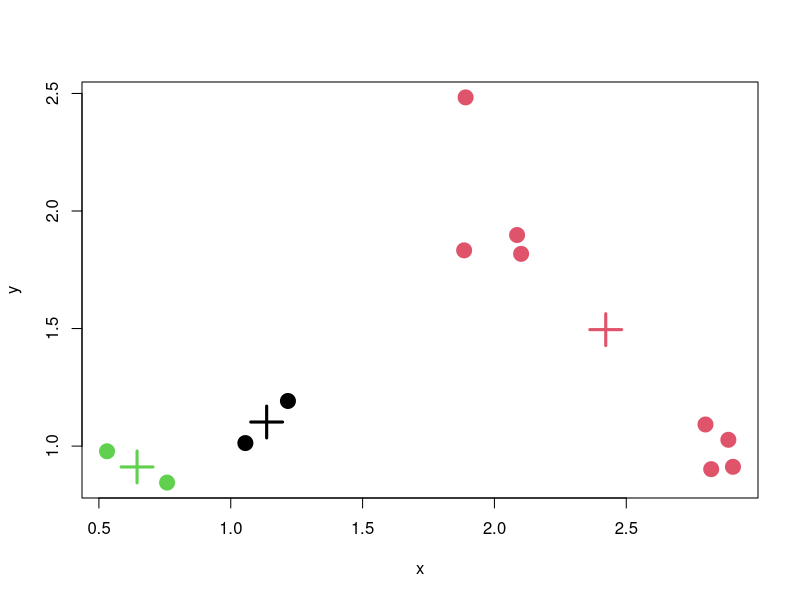
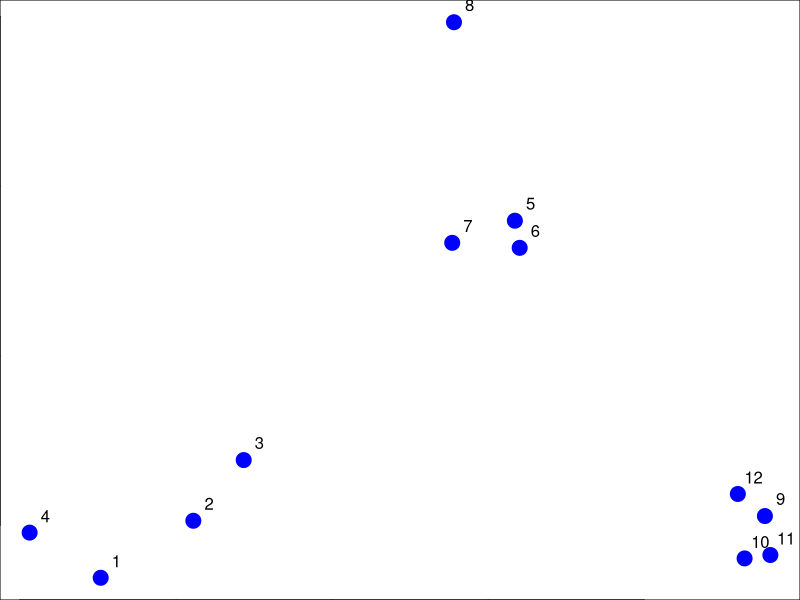

The R source for these figures, in order:
setwd("C:/Users/sbhowmi/Desktop/Self Learning/Exploratory Data Analyis/Course_Directory/Week3")

set.seed(1234); 


## List of Devices - considered in reverse order
png(file = "KMeansClustering_Cluster.png")
png(file = "KMeansClustering_Data.png")


par(mar=c(0,0,0,0))


x <- rnorm(12,mean=rep(1:3,each=4),sd=0.2)
y <- rnorm(12,mean=rep(c(1,2,1),each=4),sd=0.2)

dev.cur()
plot(x,y,col="blue",pch=19,cex=2)
text(x+0.05,y+0.05,labels=as.character(1:12))


dataFrame = data.frame(x,y)
kmeansobj <- kmeans(dataFrame, centers = 3)
names(kmeansobj)
kmeansobj$cluster


par(mar=rep(0.2,4))

dev.set(dev.next())
plot(x,y,col=kmeansobj$cluster,pch=19,cex=2)
points(kmeansobj$centers,col=1:3,pch=3,cex=3,lwd=3)

graphics.off()

